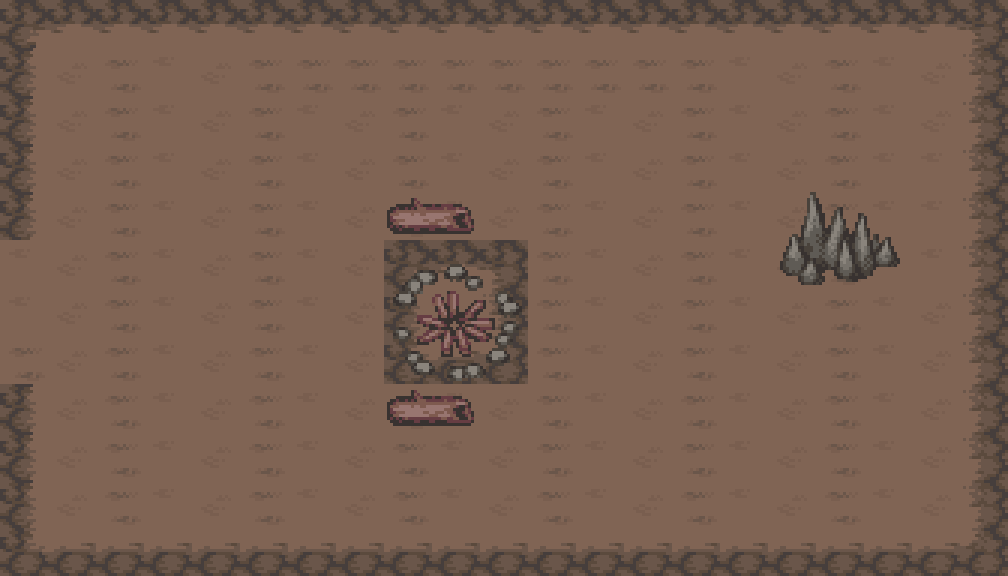

Rendered tile map (Tiled .tmx) drawn with the repository's tilesets; below, a short description and the full map source, tile grids included:
An orthogonal 21x12 tile map with 48x48 px tiles, 2 tile layers (Tile Layer 1, Tile Layer 2), 3 tilesets.

<map version="1.10" tiledversion="1.10.0" orientation="orthogonal" renderorder="right-down" width="21" height="12" tilewidth="48" tileheight="48" infinite="0" nextlayerid="3" nextobjectid="1">
 <editorsettings>
  <export target="ashlands2.json" format="json" />
 </editorsettings>
 <tileset firstgid="1" name="tf_A5_ashlands_3" tilewidth="48" tileheight="48" tilecount="128" columns="8">
  <image source="time_fantasy/tf_ashlands/3x_RMMV/tf_A5_ashlands_3.png" trans="000000" width="384" height="768" />
 </tileset>
 <tileset firstgid="129" name="tf_B_ashlands_3" tilewidth="48" tileheight="48" tilecount="256" columns="16">
  <image source="time_fantasy/tf_ashlands/3x_RMMV/tf_B_ashlands_3.png" trans="000000" width="768" height="768" />
 </tileset>
 <tileset firstgid="385" name="tf_A1_ashlands_3" tilewidth="48" tileheight="48" tilecount="192" columns="16">
  <image source="time_fantasy/tf_ashlands/3x_RMMV/tf_A1_ashlands_3.png" trans="000000" width="768" height="576" />
 </tileset>
 <layer id="1" name="Tile Layer 1" width="21" height="12">
  <data encoding="csv">
30,31,31,31,31,31,31,31,31,31,31,31,31,31,31,31,31,31,31,31,32,
38,19,20,18,19,20,20,20,20,20,20,20,20,20,20,18,19,20,18,19,40,
38,19,20,18,19,20,18,19,20,18,19,20,18,19,20,18,19,20,18,19,40,
38,19,20,18,19,20,18,19,20,18,19,20,18,19,20,18,19,20,18,18,40,
38,19,20,18,19,20,18,19,20,18,19,20,18,19,20,18,19,20,18,18,40,
18,19,20,18,19,20,18,19,30,31,32,20,18,19,20,18,19,20,18,18,40,
18,19,20,18,19,20,18,19,38,39,40,20,18,19,20,18,19,20,18,19,40,
20,19,20,18,19,20,18,19,46,47,48,20,18,19,20,18,19,20,18,19,40,
38,19,20,18,19,20,18,19,20,18,19,20,18,19,20,18,19,20,18,19,40,
38,19,20,18,19,20,18,19,20,18,19,20,18,19,20,18,19,20,18,19,40,
38,19,20,18,19,20,18,19,20,18,19,20,18,19,20,18,19,20,18,19,40,
46,47,47,47,47,47,47,47,47,47,47,47,47,47,47,47,47,47,47,47,48
</data>
 </layer>
 <layer id="2" name="Tile Layer 2" width="21" height="12">
  <data encoding="csv">
0,0,0,0,0,0,0,0,0,0,0,0,0,0,0,0,0,0,0,0,0,
0,0,0,0,0,0,0,0,0,0,0,0,0,0,0,0,0,0,0,0,0,
0,0,0,0,0,0,0,0,0,0,0,0,0,0,0,0,0,0,0,0,0,
0,0,0,0,0,0,0,0,0,0,0,0,0,0,0,0,0,0,0,0,0,
0,0,0,0,0,0,0,0,225,226,0,0,0,0,0,0,198,199,200,0,0,
0,0,0,0,0,0,0,0,337,338,339,0,0,0,0,0,214,215,216,0,0,
0,0,0,0,0,0,0,0,353,354,355,0,0,0,0,0,0,0,0,0,0,
0,0,0,0,0,0,0,0,369,370,371,0,0,0,0,0,0,0,0,0,0,
0,0,0,0,0,0,0,0,225,226,0,0,0,0,0,0,0,0,0,0,0,
0,0,0,0,0,0,0,0,0,0,0,0,0,0,0,0,0,0,0,0,0,
0,0,0,0,0,0,0,0,0,0,0,0,0,0,0,0,0,0,0,0,0,
0,0,0,0,0,0,0,0,0,0,0,0,0,0,0,0,0,0,0,0,0
</data>
 </layer>
</map>
